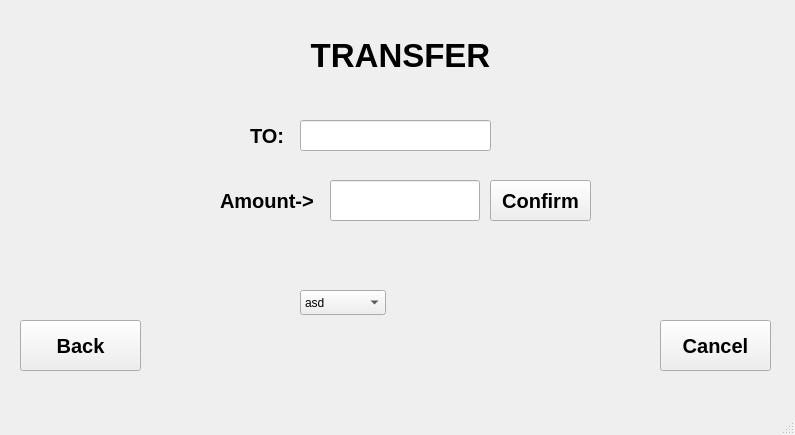
<?xml version="1.0" encoding="UTF-8"?>
<ui version="4.0">
 <class>Transfer</class>
 <widget class="QMainWindow" name="Transfer">
  <property name="geometry">
   <rect>
    <x>0</x>
    <y>0</y>
    <width>795</width>
    <height>435</height>
   </rect>
  </property>
  <property name="windowTitle">
   <string>MainWindow</string>
  </property>
  <widget class="QWidget" name="centralwidget">
   <widget class="QLabel" name="label">
    <property name="geometry">
     <rect>
      <x>300</x>
      <y>10</y>
      <width>201</width>
      <height>91</height>
     </rect>
    </property>
    <property name="font">
     <font>
      <pointsize>25</pointsize>
      <bold>true</bold>
     </font>
    </property>
    <property name="text">
     <string>TRANSFER</string>
    </property>
    <property name="alignment">
     <set>Qt::AlignCenter</set>
    </property>
   </widget>
   <widget class="QPushButton" name="pushButton_Cancel_Transfer">
    <property name="geometry">
     <rect>
      <x>660</x>
      <y>320</y>
      <width>111</width>
      <height>51</height>
     </rect>
    </property>
    <property name="font">
     <font>
      <pointsize>15</pointsize>
      <bold>true</bold>
     </font>
    </property>
    <property name="text">
     <string>Cancel</string>
    </property>
   </widget>
   <widget class="QPushButton" name="pushButton_Back_Transfer">
    <property name="geometry">
     <rect>
      <x>20</x>
      <y>320</y>
      <width>121</width>
      <height>51</height>
     </rect>
    </property>
    <property name="font">
     <font>
      <pointsize>15</pointsize>
      <bold>true</bold>
     </font>
    </property>
    <property name="text">
     <string>Back</string>
    </property>
   </widget>
   <widget class="QPushButton" name="pushButton_Confirm_Transfer">
    <property name="geometry">
     <rect>
      <x>490</x>
      <y>180</y>
      <width>101</width>
      <height>41</height>
     </rect>
    </property>
    <property name="font">
     <font>
      <pointsize>15</pointsize>
      <bold>true</bold>
     </font>
    </property>
    <property name="text">
     <string>Confirm</string>
    </property>
   </widget>
   <widget class="QLineEdit" name="lineEdit_Transfer">
    <property name="geometry">
     <rect>
      <x>330</x>
      <y>180</y>
      <width>150</width>
      <height>41</height>
     </rect>
    </property>
    <property name="font">
     <font>
      <pointsize>15</pointsize>
      <bold>true</bold>
     </font>
    </property>
   </widget>
   <widget class="QLabel" name="label_2">
    <property name="geometry">
     <rect>
      <x>220</x>
      <y>180</y>
      <width>101</width>
      <height>41</height>
     </rect>
    </property>
    <property name="font">
     <font>
      <pointsize>15</pointsize>
      <bold>true</bold>
     </font>
    </property>
    <property name="text">
     <string>Amount-&gt;</string>
    </property>
   </widget>
   <widget class="QLineEdit" name="lineEdit_Transfer_To">
    <property name="geometry">
     <rect>
      <x>300</x>
      <y>120</y>
      <width>191</width>
      <height>31</height>
     </rect>
    </property>
    <property name="font">
     <font>
      <pointsize>15</pointsize>
      <bold>true</bold>
     </font>
    </property>
   </widget>
   <widget class="QLabel" name="label_3">
    <property name="geometry">
     <rect>
      <x>250</x>
      <y>120</y>
      <width>41</width>
      <height>31</height>
     </rect>
    </property>
    <property name="font">
     <font>
      <pointsize>15</pointsize>
      <bold>true</bold>
     </font>
    </property>
    <property name="text">
     <string>TO:</string>
    </property>
   </widget>
   <widget class="QComboBox" name="comboBox">
    <property name="geometry">
     <rect>
      <x>300</x>
      <y>290</y>
      <width>86</width>
      <height>25</height>
     </rect>
    </property>
    <item>
     <property name="text">
      <string>asd</string>
     </property>
    </item>
    <item>
     <property name="text">
      <string>asdsaf</string>
     </property>
    </item>
   </widget>
  </widget>
  <widget class="QMenuBar" name="menubar">
   <property name="geometry">
    <rect>
     <x>0</x>
     <y>0</y>
     <width>795</width>
     <height>22</height>
    </rect>
   </property>
  </widget>
  <widget class="QStatusBar" name="statusbar"/>
 </widget>
 <resources/>
 <connections/>
</ui>
